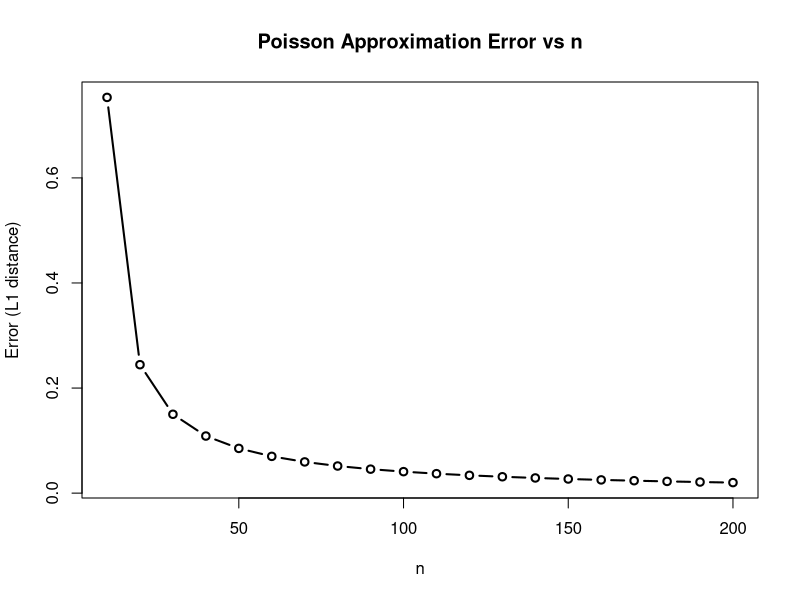

This figure's R source:
# (7) Error vs n
lambda = 8
n_values = seq(10, 200, by=10)
errors = numeric(length(n_values))

for(j in 1:length(n_values)){
  n = n_values[j]
  p = lambda / n
  
  outcomes = 0:(lambda+20)
  
  binom_pmf = dbinom(outcomes, n, p)
  pois_pmf = dpois(outcomes, lambda)
  
  errors[j] = sum(abs(binom_pmf - pois_pmf))
}

plot(n_values, errors, type="b", lwd=2,
     xlab="n", ylab="Error (L1 distance)",
     main="Poisson Approximation Error vs n")
